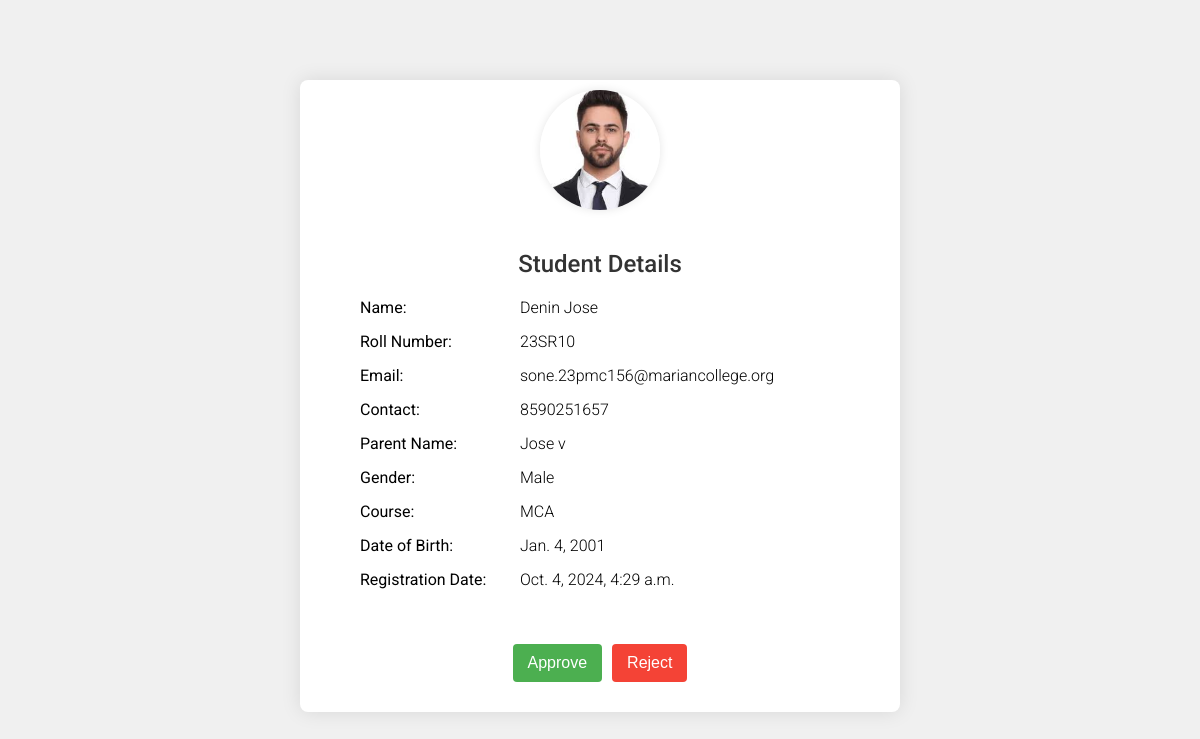
Page /10/ on the committed database.
### college_app/models.py (models this page shows, shortened)
class Student(models.Model):
    GENDER_CHOICES = (
        ('M', 'Male'),
        ('F', 'Female'),
        ('O', 'Other'),
    )
    COURSE_CHOICES = (
        ('MCA', 'MCA'),
        ('MBA', 'MBA'),
        ('MMH', 'MMH'),
        ('MA', 'MA'),
        ('MSW', 'MSW'),
        ('MCMS', 'MCMS'),
    )
    name = models.CharField(max_length=200, validators=[MinLengthValidator(2)])
    email = models.EmailField(max_length=254, unique=True)
    contact = models.CharField(max_length=10, unique=True)
    parent_name = models.CharField(max_length=200, validators=[MinLengthValidator(2)])
    gender = models.CharField(max_length=1, choices=GENDER_CHOICES)
    course = models.CharField(max_length=4, choices=COURSE_CHOICES)
    date_of_birth = models.DateField()
    registration_date = models.DateTimeField(auto_now_add=True)
    student_image = models.ImageField(upload_to='students/images/')
    roll_number = models.CharField(max_length=50, unique=True, blank=True)
    password = models.CharField(
        max_length=100,
        validators=[
            RegexValidator(
                regex=r'^(?=.*[A-Za-z])(?=.*\d)(?=.*[@$!%*#?&])[A-Za-z\d@$!%*#?&]{8,}$',
                message="Password should have at least one letter, one number, and one special character"
            )
        ]
    )
    is_approved = models.BooleanField(default=False)

### college_app/views.py (the view, shortened to what this page needs)
# urls.py: path('<int:student_id>/', views.student_detail, name='student_detail'),
def student_detail(request, student_id):
    student = Student.objects.get(id=student_id)
    return render(request, 'student_detail.html', {'student': student})

### templates/student_detail.html (shortened to what this page needs)
{% load static %}
<!DOCTYPE html>
<html>
<head>
</head>
<body>
    <div class="card">
        <img src="{{ student.student_image.url }}" alt="Student Photo" class="profile-photo">
        <div class="container">
            <h2>Student Details</h2>
            <div class="detail-group">
                <label>Name:</label>
                <p>{{ student.name }}</p>
            </div>
            <div class="detail-group">
                <label>Roll Number:</label>
                <p>{{ student.roll_number }}</p>
            </div>
            <div class="detail-group">
                <label>Email:</label>
                <p>{{ student.email }}</p>
            </div>
            <div class="detail-group">
                <label>Contact:</label>
                <p>{{ student.contact }}</p>
            </div>
            <div class="detail-group">
                <label>Parent Name:</label>
                <p>{{ student.parent_name }}</p>
            </div>
            <div class="detail-group">
                <label>Gender:</label>
                <p>{{ student.get_gender_display }}</p>
            </div>
            <div class="detail-group">
                <label>Course:</label>
                <p>{{ student.get_course_display }}</p>
            </div>
            <div class="detail-group">
                <label>Date of Birth:</label>
                <p>{{ student.date_of_birth }}</p>
            </div>
            <div class="detail-group">
                <label>Registration Date:</label>
                <p>{{ student.registration_date }}</p>
            </div>
        </div>
        <form method="post">
            <button type="submit" name="action" value="approve">Approve</button>
            <button type="submit" name="action" value="reject">Reject</button>
        </form>
    </div>
</body>
</html>

### templates/student_detail.html (style rules this page uses)
body { font-family: 'Roboto', sans-serif; margin: 0; padding: 0; background-color: #f0f0f0; }
.container { width: 80%; margin: 0 auto; padding: 20px; }
h2 { text-align: center; color: #333; font-weight: 500; }
.detail-group { margin-bottom: 15px; display: flex; align-items: center; }
.detail-group label { font-weight: 400; width: 150px; margin-right: 10px; }
.detail-group p { font-weight: 300; margin: 0; }
form { display: flex; justify-content: center; margin-top: 20px; }
button { display: inline-block; padding: 10px 15px; border: none; border-radius: 4px; font-size: 1em; cursor: pointer; }
button[name="action"][value="approve"] { background-color: #4caf50; color: #fff; }
button[name="action"][value="reject"] { background-color: #f44336; color: #fff; margin-left: 10px; }
.card { width: 600px; margin: 80px auto; padding: 40px 0 30px 0; background-color: #fff; border-radius: 8px; box-shadow: 0 0 20px rgba(0, 0, 0, 0.1); }
.profile-photo { width: 120px; height: 120px; border-radius: 50%; object-fit: cover; margin: -30px auto 0; box-shadow: 0 0 10px rgba(0, 0, 0, 0.1); display: block; }

### rows in the picture
Student: student_image (picture), name "Denin Jose", roll_number "23SR10", email "sone.23pmc156@mariancollege.org", contact "8590251657", parent_name "Jose v", gender "Male", course "MCA", date_of_birth "Jan. 4, 2001", registration_date "Oct. 4, 2024, 4:29 a.m."
